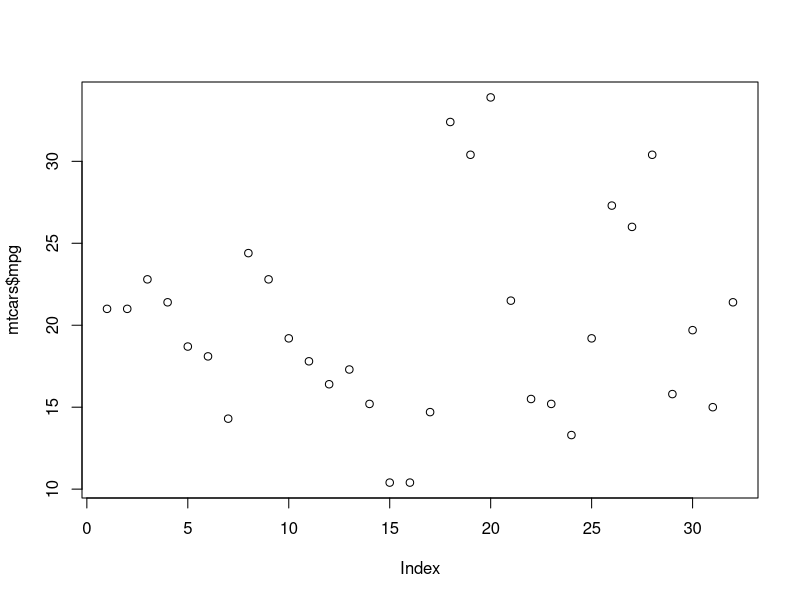
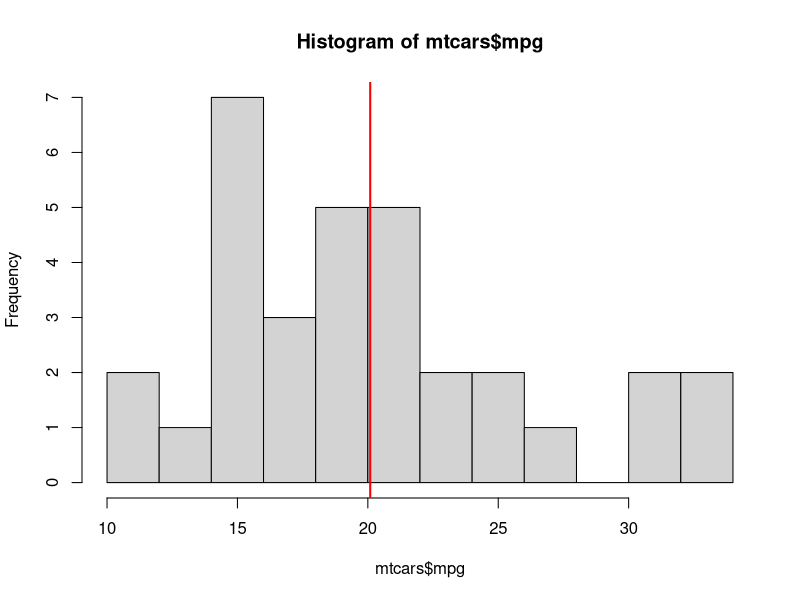
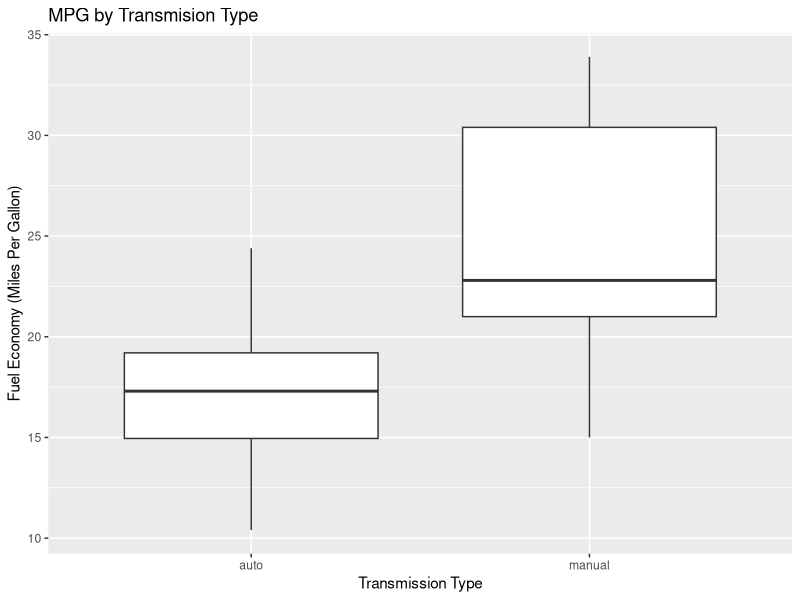
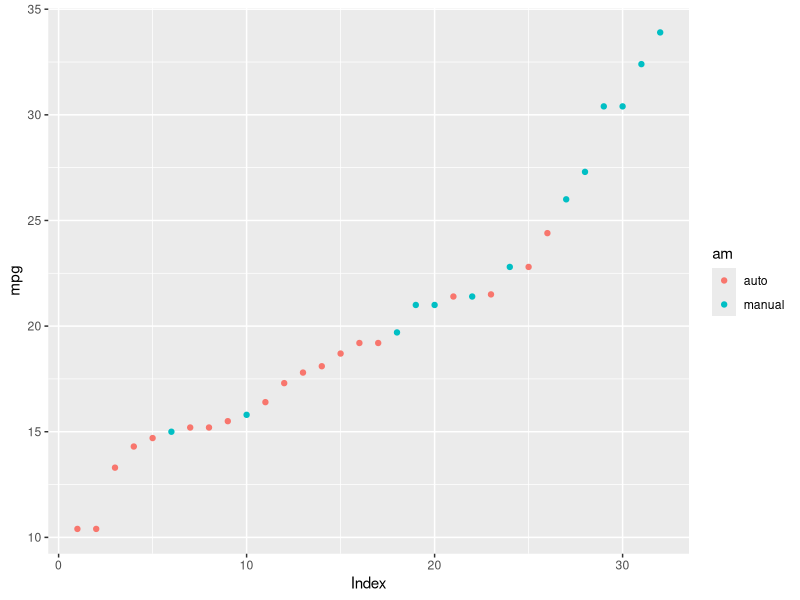
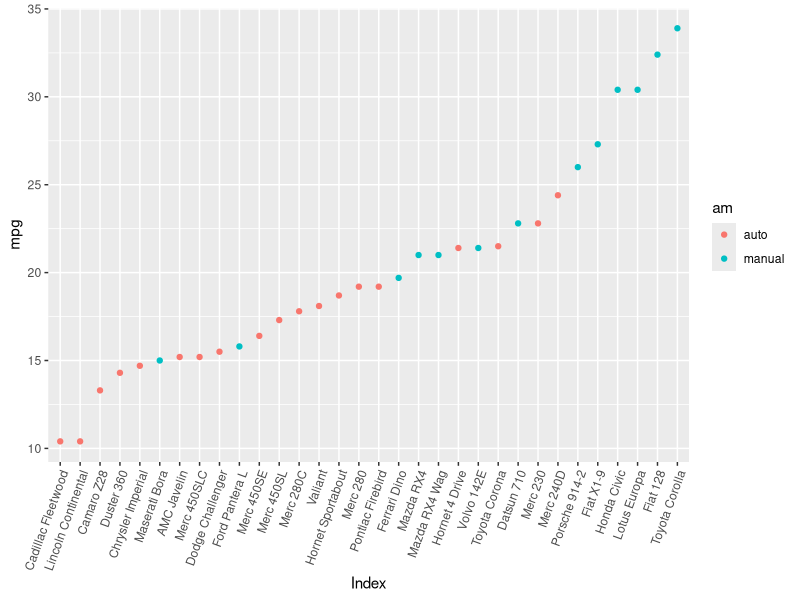

These figures' R source, in order:
###MPG Analysis

###key questions
###Is an automatic or manual transmission better for MPG? Better = more MPG
###Quantify the MPG difference between automatic and manual transmissions-i.e. manual associated with XX additional mpg ctp

###load required packages
library(ggplot2)
library(plyr)


###grab the data

data("mtcars")
str(mtcars)
summary(mtcars$mpg)
head(mtcars)
?mtcars
###key stats
###32 obs of 11 vars including our  of interest

table(mtcars$am)
###19 automatics and 13 manuals so a relativley even split



###get trans type as a factor 
mtcars$am<-factor(mtcars$am)
levels(mtcars$am)<-c("auto","manual")

###Lets add vehicle type as a variable just for fun
mtcars$model<-row.names(mtcars)


plot(mtcars$mpg)
###from the scatter plot mpg is all over the map


hist(mtcars$mpg, breaks = 10)
abline(v=mean(mtcars$mpg), col="red", lwd=2)
###the hist is vaugely normal-a bit weight to the left with mean 20 mpg

g<-ggplot(mtcars, aes(x=am, y=mpg))
g<-g+geom_boxplot()+xlab("Transmission Type")+ylab("Fuel Economy (Miles Per Gallon)")+ggtitle("MPG by Transmision Type")
g
###looks like a big difference in both center and spread based on transmission type.  Manual transmissions have higher average mpg and greater variability

###lets arrange in order of mpg
mtcars<-arrange(mtcars, mpg)
g<-ggplot(mtcars, aes(y=mpg, x=seq_along(mpg), color=am))+geom_point()+xlab("Index")
g

###lets add the models for fun 
g<-ggplot(mtcars, aes(y=mpg, x=reorder(model, mpg, sum), color=am))+geom_point()+xlab("Index")+theme(axis.text.x=element_text(angle=70, hjust=1, vjust=1))
g

###rather than a standard scatterplot-I've arranged by mpg and we can see that thse at the low end are almost all automatics 


###looks like pretty good initial evidence that transmision type does matter and that manual is associated with greater fuel economy.  But we haven't explored other variables.

###Ho: Mean(mpg|auto)-mean(mpg|manual)=0
###Ha: Mean(mpg|auto)-mean(mpg|manual)!=0

### We could do a quick t test to see if the difference is signficant
auto<-subset(mtcars, am=="auto")
manual<-subset(mtcars, am=="manual")

test<-t.test(auto$mpg, manual$mpg, paired = FALSE)

test$conf
test$p.value
###0 not included in confidence interval and pvalue less than .05 good evidence that theobserbved diffrence is statsically signficant 


###now lets fit a linear model with mpg as the outcome and transmision type as the predictor 

fit<-lm(mpg~am, mtcars)
